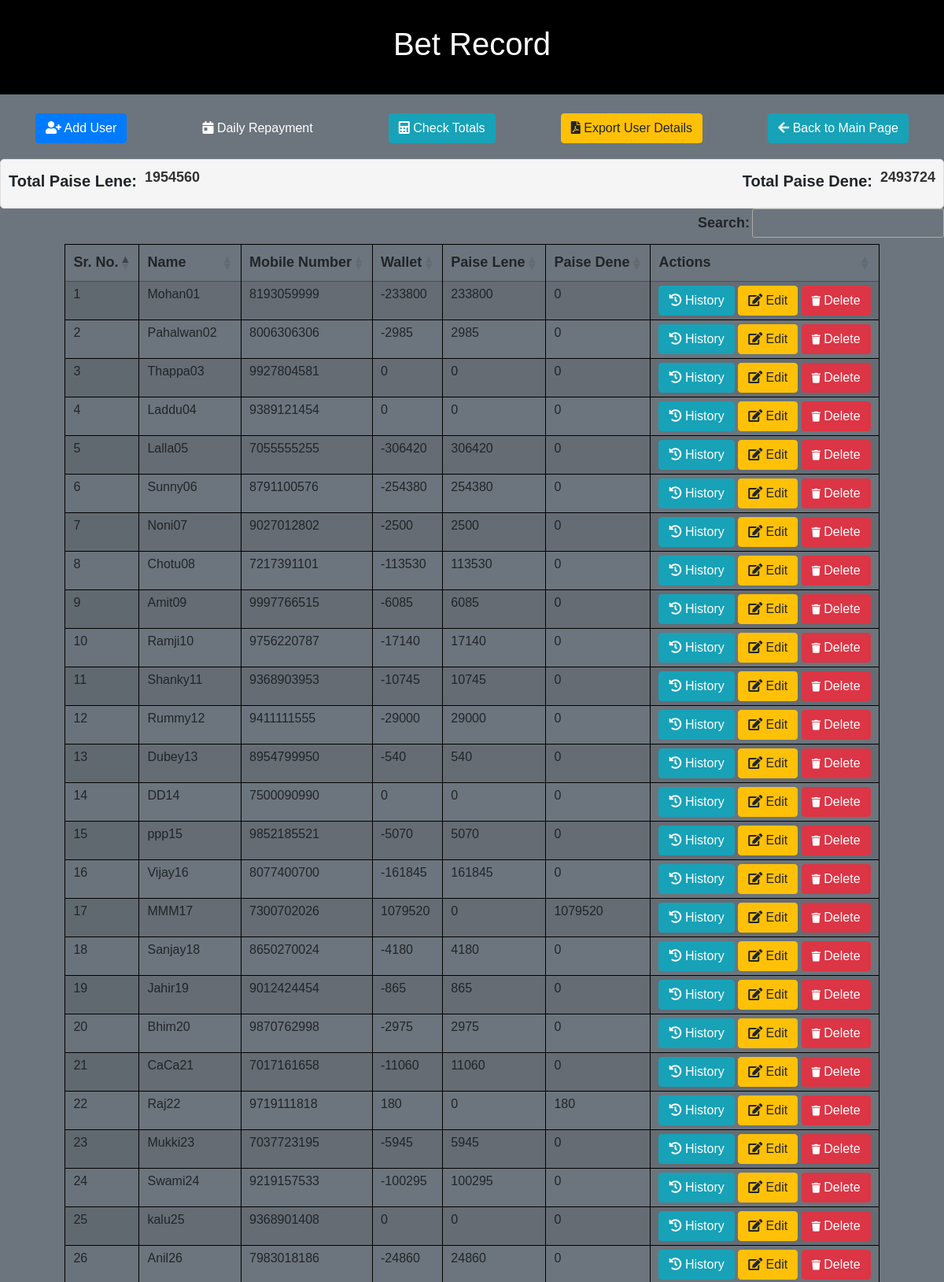
Screenshot of /user_management.php (signed in, upper part) with the database file from the repository.
### tables this page shows
CREATE TABLE `users_bet` (
  `id` int(11) NOT NULL,
  `name` varchar(255) NOT NULL,
  `wallet` decimal(10,2) DEFAULT NULL,
  `mobile_number` varchar(15) DEFAULT NULL
);

### user_management.php (the view, shortened to what this page needs)
<?php
include 'db.php';
$users = [];
$total_paise_lene = 0;
$total_paise_dene = 0;
$stmt = $conn->prepare("SELECT * FROM users_bet");
$stmt->execute();
$result = $stmt->get_result();
$serial_number = 1;
while ($row = $result->fetch_assoc()) {
    $row['serial_number'] = $serial_number++;
    $row['paise_lene'] = $row['wallet'] < 0 ? abs($row['wallet']) : 0;
    $row['paise_dene'] = $row['wallet'] > 0 ? $row['wallet'] : 0;
    $total_paise_lene += $row['paise_lene'];
    $total_paise_dene += $row['paise_dene'];
    $users[] = $row;
}
?>
<!DOCTYPE html>
<html>
<head>
    <link href="https://maxcdn.bootstrapcdn.com/bootstrap/4.5.2/css/bootstrap.min.css" rel="stylesheet">
    <link href="https://cdnjs.cloudflare.com/ajax/libs/font-awesome/5.15.4/css/all.min.css" rel="stylesheet">
    <link href="https://cdn.datatables.net/1.10.21/css/jquery.dataTables.min.css" rel="stylesheet">
    <link rel="stylesheet" href="https://code.jquery.com/ui/1.12.1/themes/base/jquery-ui.css">
    <link href="assets/css/styles.css" rel="stylesheet">
</head>
<body>
<header class="text-white text-center py-3 repayment-header" style="background-color: black;">
        <h1 class="text-white text-center py-3" >Bet Record</h1>
    </header>
<div class="container mt-4">
    <div class="d-flex justify-content-between mb-3">
        <button class="btn btn-primary" data-toggle="modal" data-target="#addUserModal">
            <i class="fas fa-user-plus"></i> Add User
        </button>
        <a href="transaction_manager.php" class="btn btn-secondary">
            <i class="fas fa-calendar-day"></i> Daily Repayment
        </a>
        <button class="btn btn-info" data-toggle="modal" data-target="#totalsModal">
            <i class="fas fa-calculator"></i> Check Totals
        </button>
        <button type="button" class="btn btn-warning" onclick="window.location.href='export_user_management_pdf.php'">
            <i class="fas fa-file-pdf"></i> Export User Details
        </button>
        <button class="btn btn-info" onclick="window.location.href='index.php'">
            <i class="fas fa-arrow-left"></i> Back to Main Page
        </button>
    </div>
</div>
<div class="totals-box">
    <div class="total-item">
        <h5>Total Paise Lene:</h5>
        <p id="totalPaiseLene"><?= $total_paise_lene ?></p>
    </div>
    <div class="total-item">
        <h5>Total Paise Dene:</h5>
        <p id="totalPaiseDene"><?= $total_paise_dene ?></p>
    </div>
</div>
    <table id="userTable" class="display table table-striped table-bordered">
        <thead>
            <tr>
                <th>Sr. No.</th>
                <th>Name</th>
                <th>Mobile Number</th>
                <th>Wallet</th>
                <th>Paise Lene</th>
                <th>Paise Dene</th>
                <th>Actions</th>
            </tr>
        </thead>
        <tbody>
            <?php foreach ($users as $user): ?>
                <tr data-id="<?= $user['id'] ?>">
                    <td><?= $user['serial_number'] ?></td>
                    <td><?= $user['name'] ?></td>
                    <td><?= $user['mobile_number'] ?></td>
                    <td><?= intval($user['wallet'], 0) ?></td>
<td><?= intval($user['paise_lene'], 0) ?></td>
<td><?= intval($user['paise_dene'], 0) ?></td>
                    <td>
                        <button class="btn btn-info btn-history" data-id="<?= $user['id'] ?>">
                            <i class="fas fa-history"></i> History
                        </button>
                        <button class="btn btn-warning btn-edit" data-id="<?= $user['id'] ?>" data-name="<?= $user['name'] ?>" data-wallet="<?= $user['wallet'] ?>" data-mobile="<?= $user['mobile_number'] ?>">
                            <i class="fas fa-edit"></i> Edit
                        </button>
                        <button class="btn btn-danger btn-delete" data-id="<?= $user['id'] ?>">
                            <i class="fas fa-trash"></i> Delete
                        </button>
                    </td>
                </tr>
            <?php endforeach; ?>
        </tbody>
    </table>
</body>
</html>

### assets/css/styles.css (style rules this page uses)
body { background-color: #6c757d !important; padding: 0px; margin: 0px; line-height: 1.4; font-family: 'Poppins', sans-serif !important; font-size: 18px; overflow-x: hidden; }
table { border-collapse: collapse !important; width: max-content !important; }
th, td { white-space: nowrap; }
table.dataTable tbody th, table.dataTable tbody td { padding: 5px 10px !important; border: 1px solid black; font-size: 16px; }
table.dataTable thead th { border: 1px solid black; padding-top: 8px; padding-bottom: 8px; padding-left: 8px; padding-right: 2rem; }
.btn { font-size: 16px; }
.btn-delete i { font-size: 0.8em; color: #fff; }
.totals-box { display: flex; justify-content: space-between; margin-top: 20px; padding: 10px; background-color: #f5f5f5; border: 1px solid #ddd; border-radius: 5px; }
.total-item { display: flex; align-items: center; }
.total-item h5 { margin-right: 10px; font-weight: bold; }
.total-item p { font-size: 18px; font-weight: bold; color: #333; }

### rows the page displays
users_bet: serial_number "1", name "Mohan01", mobile_number "8193059999", wallet "-233800", paise_lene "233800", paise_dene "0"
users_bet: serial_number "2", name "Pahalwan02", mobile_number "8006306306", wallet "-2985", paise_lene "2985", paise_dene "0"
users_bet: serial_number "3", name "Thappa03", mobile_number "9927804581", wallet "0", paise_lene "0"
users_bet: serial_number "4", name "Laddu04", mobile_number "9389121454", wallet "0", paise_lene "0"
users_bet: serial_number "5", name "Lalla05", mobile_number "7055555255", wallet "-306420", paise_lene "306420", paise_dene "0"
users_bet: serial_number "6", name "Sunny06", mobile_number "8791100576", wallet "-254380", paise_lene "254380", paise_dene "0"
users_bet: serial_number "7", name "Noni07", mobile_number "9027012802", wallet "-2500", paise_lene "2500", paise_dene "0"
users_bet: serial_number "8", name "Chotu08", mobile_number "7217391101", wallet "-113530", paise_lene "113530", paise_dene "0"
users_bet: serial_number "9", name "Amit09", mobile_number "9997766515", wallet "-6085", paise_lene "6085", paise_dene "0"
users_bet: serial_number "10", name "Ramji10", mobile_number "9756220787", wallet "-17140", paise_lene "17140", paise_dene "0"
users_bet: serial_number "11", name "Shanky11", mobile_number "9368903953", wallet "-10745", paise_lene "10745", paise_dene "0"
users_bet: serial_number "12", name "Rummy12", mobile_number "9411111555", wallet "-29000", paise_lene "29000", paise_dene "0"
users_bet: serial_number "13", name "Dubey13", mobile_number "8954799950", wallet "-540", paise_lene "540", paise_dene "0"
users_bet: serial_number "14", name "DD14", mobile_number "7500090990", wallet "0", paise_lene "0"
users_bet: serial_number "15", name "ppp15", mobile_number "9852185521", wallet "-5070", paise_lene "5070", paise_dene "0"
users_bet: serial_number "16", name "Vijay16", mobile_number "8077400700", wallet "-161845", paise_lene "161845", paise_dene "0"
users_bet: serial_number "17", name "MMM17", mobile_number "7300702026", wallet "1079520", paise_lene "0"
users_bet: serial_number "18", name "Sanjay18", mobile_number "8650270024", wallet "-4180", paise_lene "4180", paise_dene "0"
users_bet: serial_number "19", name "Jahir19", mobile_number "9012424454", wallet "-865", paise_lene "865", paise_dene "0"
users_bet: serial_number "20", name "Bhim20", mobile_number "9870762998", wallet "-2975", paise_lene "2975", paise_dene "0"
users_bet: serial_number "21", name "CaCa21", mobile_number "7017161658", wallet "-11060", paise_lene "11060", paise_dene "0"
users_bet: serial_number "22", name "Raj22", mobile_number "9719111818", wallet "180", paise_lene "0"
users_bet: serial_number "23", name "Mukki23", mobile_number "7037723195", wallet "-5945", paise_lene "5945", paise_dene "0"
users_bet: serial_number "24", name "Swami24", mobile_number "9219157533", wallet "-100295", paise_lene "100295", paise_dene "0"
users_bet: serial_number "25", name "kalu25", mobile_number "9368901408", wallet "0", paise_lene "0"
users_bet: serial_number "26", name "Anil26", mobile_number "7983018186", wallet "-24860", paise_lene "24860", paise_dene "0"

### other values shown
$total_paise_lene "1954560"
$total_paise_dene "2493724"
